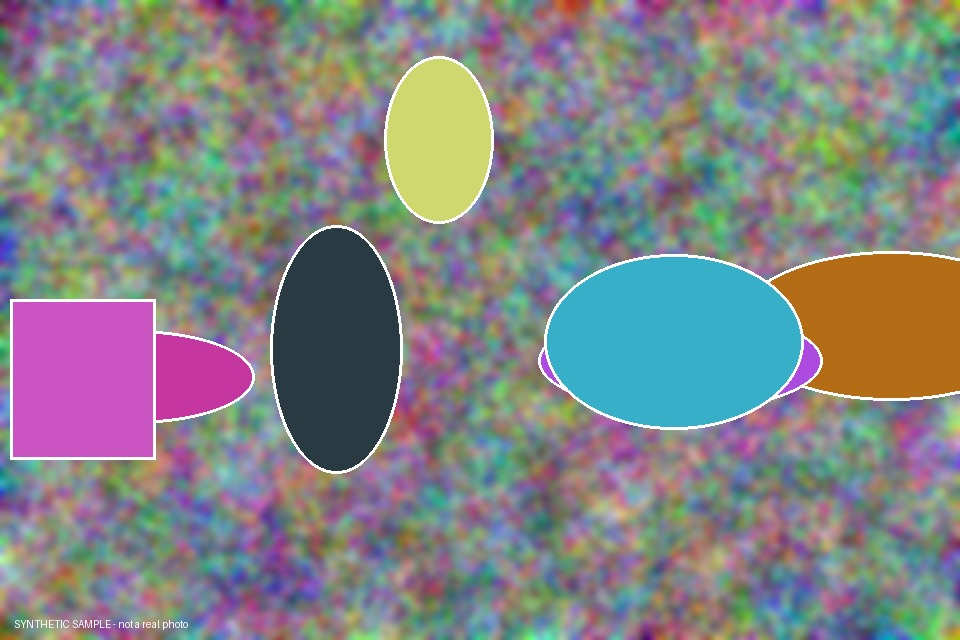
#> input picture backend/demo_assets/sample_image_b.jpg, 960 x 640 px
$ python -i trial_feature_match.py   (imports and definitions only)
#> lines starting #> are read from the running program, lines starting #| are printed output that depends on the picture
#!/usr/bin/env python3
"""Try crop/rotation-robust matching on YOUR demo image before you present.

    python scripts/trial_feature_match.py --image path/to/your_demo_photo.jpg
    python scripts/trial_feature_match.py --image a.jpg --negatives some_folder_of_other_photos/

It makes edited copies of your image (crops, resize, JPEG, rotation, mirror, brightness, a pasted box) and checks the same
matcher the tracer uses (backend/app/services/feature_match.py). It also checks that UNRELATED images do not match.

Read the result like this:
  * "insufficient features" means the image has too little texture (flat colour, a plain face crop, a logo). The matcher
    says "no evidence" for it, in both directions. Pick a more detailed photo for the demo.
  * Any unrelated image that matches is a FALSE POSITIVE. Set TRACE_FEATURE_MATCH_ENABLED=false for the demo.
  * Misses on 50% crops or smaller are expected (see docs/results/); do not promise them on stage.

Exit code: 0 fine; 1 an unrelated image matched; 2 the image is unsuitable (too few features / unreadable).
Needs: pip install opencv-python-headless pillow numpy   (already in backend/requirements.txt)
"""
from __future__ import annotations

import argparse
import importlib.util
import io
import json
import sys
from pathlib import Path

from PIL import Image, ImageDraw, ImageEnhance

ROOT = Path(__file__).resolve().parent.parent
FM_PATH = ROOT / "backend" / "app" / "services" / "feature_match.py"
DEMO_ASSETS = ROOT / "backend" / "demo_assets"


# [6 lines left out: function load_matcher, not called in this run]


def _crop(img: Image.Image, frac: float, anchor: str = "center") -> Image.Image:
    w, h = img.size
    cw, ch = max(8, int(w * frac)), max(8, int(h * frac))
    left = (w - cw) // 2 if anchor == "center" else 0
    top = (h - ch) // 2 if anchor == "center" else 0
    return img.crop((left, top, left + cw, top + ch))


def _jpeg(img: Image.Image, q: int) -> Image.Image:
    buf = io.BytesIO()
    img.convert("RGB").save(buf, "JPEG", quality=q)
    return Image.open(io.BytesIO(buf.getvalue())).convert("RGB")


def _pasted_box(img: Image.Image) -> Image.Image:
    out = img.copy()
    d = ImageDraw.Draw(out)
    w, h = out.size
    d.rectangle((int(w * .05), int(h * .80), int(w * .45), int(h * .95)), fill=(15, 15, 15))   # a caption / censor bar
    return out


def _screenshot(img: Image.Image) -> Image.Image:
    w, h = img.size
    canvas = Image.new("RGB", (int(w * 1.3), int(h * 1.5)), (245, 245, 245))
    canvas.paste(img.resize((int(w * 0.9), int(h * 0.9))), (int(w * 0.2), int(h * 0.3)))
    return _jpeg(canvas.resize((canvas.width // 2, canvas.height // 2)), 55)


def variants(img: Image.Image) -> list[tuple[str, Image.Image, bool]]:
    """(name, image, expected_to_match_in_principle). The last column marks edits the matcher is not expected to survive."""
    return [
        ("identical copy", img, True),
        ("JPEG quality 30", _jpeg(img, 30), True),
        ("resize 50%", img.resize((max(8, img.width // 2), max(8, img.height // 2))), True),
        ("crop 90% (centre)", _crop(img, .90), True),
        ("crop 75% (centre)", _crop(img, .75), True),
        ("crop 60% (centre)", _crop(img, .60), True),
        ("crop 50% (corner)", _crop(img, .50, "corner"), False),
        ("crop 35% (centre)", _crop(img, .35), False),
        ("rotate 10 degrees", img.rotate(10, expand=True, fillcolor=(0, 0, 0)), True),
        ("mirror (flip left-right)", img.transpose(Image.Transpose.FLIP_LEFT_RIGHT), True),
        ("brightness +25% / contrast -15%", ImageEnhance.Contrast(ImageEnhance.Brightness(img).enhance(1.25)).enhance(0.85), True),
        ("black bar pasted over 15%", _pasted_box(img), True),
        ("screenshot (border + shrink + JPEG 55)", _screenshot(img), True),
    ]


# [86 lines left out: functions negatives_from, run, render, main, not called in this run]


# [2 lines not run here, left out]

>>> from PIL import Image
>>> picture = Image.open('../backend/demo_assets/sample_image_b.jpg')
#> picture is the input picture: PIL image 960x640 RGB; mean R, G, B 130, 131.4, 133.1
>>> result = variants(picture)
#> in _crop, `w, h = img.size`: w = 960; h = 640
#> in _crop, `cw, ch = max(8, int(w * frac)), max(8, int(h * frac))`: cw = 864; ch = 576
#> in _crop, `left = (w - cw) // 2 if anchor == "center" else 0`: left = 48
#> in _crop, `top = (h - ch) // 2 if anchor == "center" else 0`: top = 32
#> in _crop, `return img.crop((left, top, left + cw, top + ch))`:
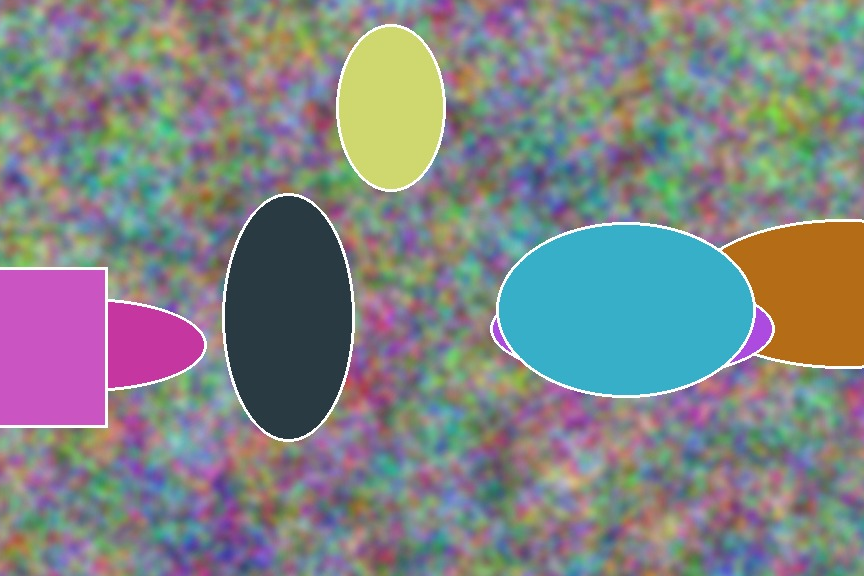
#> returned value: PIL image 864x576 RGB; mean R, G, B 128.8, 131.8, 133.5
#> call 2 of _crop, with frac = 0.75, anchor = 'center'
#> in _crop (call 2), `cw, ch = max(8, int(w * frac)), max(8, int(h * frac))`: cw = 720; ch = 480
#> in _crop (call 2), `left = (w - cw) // 2 if anchor == "center" else 0`: left = 120
#> in _crop (call 2), `top = (h - ch) // 2 if anchor == "center" else 0`: top = 80
#> in _crop (call 2), `return img.crop((left, top, left + cw, top + ch))`:
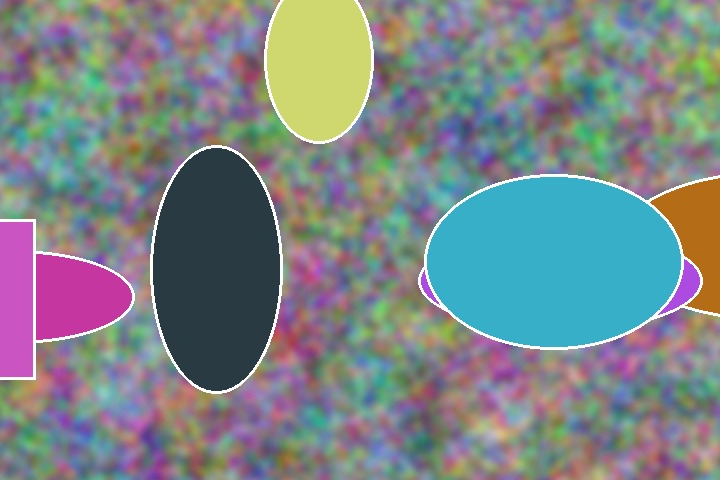
#> returned value: PIL image 720x480 RGB; mean R, G, B 124.1, 132.8, 135.1
#> call 3 of _crop, with frac = 0.6, anchor = 'center'
#> in _crop (call 3), `cw, ch = max(8, int(w * frac)), max(8, int(h * frac))`: cw = 576; ch = 384
#> in _crop (call 3), `left = (w - cw) // 2 if anchor == "center" else 0`: left = 192
#> in _crop (call 3), `top = (h - ch) // 2 if anchor == "center" else 0`: top = 128
#> in _crop (call 3), `return img.crop((left, top, left + cw, top + ch))`:
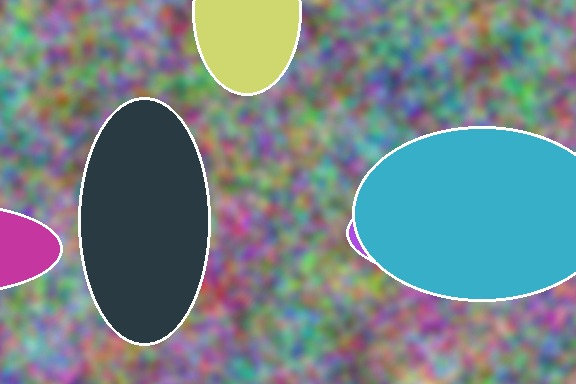
#> returned value: PIL image 576x384 RGB; mean R, G, B 114.6, 132.3, 136.1
#> call 4 of _crop, with frac = 0.5, anchor = 'corner'
#> in _crop (call 4), `cw, ch = max(8, int(w * frac)), max(8, int(h * frac))`: cw = 480; ch = 320
#> in _crop (call 4), `left = (w - cw) // 2 if anchor == "center" else 0`: left = 0
#> in _crop (call 4), `return img.crop((left, top, left + cw, top + ch))`:
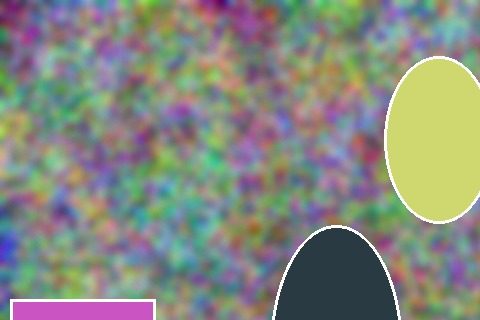
#> returned value: PIL image 480x320 RGB; mean R, G, B 133.1, 137.2, 126.5
#> in _crop (call 5), `cw, ch = max(8, int(w * frac)), max(8, int(h * frac))`: cw = 336; ch = 224
#> in _crop (call 5), `left = (w - cw) // 2 if anchor == "center" else 0`: left = 312
#> in _crop (call 5), `top = (h - ch) // 2 if anchor == "center" else 0`: top = 208
#> in _crop (call 5), `return img.crop((left, top, left + cw, top + ch))`:
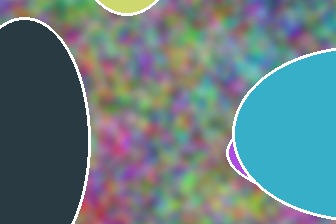
#> returned value: PIL image 336x224 RGB; mean R, G, B 101, 124.9, 129.6
#> in _screenshot, `w, h = img.size`: w = 960; h = 640
#> in _screenshot, `canvas = Image.new("RGB", (int(w * 1.3), int(h * 1.5)), (245, 245, 245))`: canvas: PIL image 1248x960 RGB; every value is 245
#> in _screenshot, `canvas.paste(img.resize((int(w * 0.9), int(h * 0.9))), (int(w * 0.2), ..`:
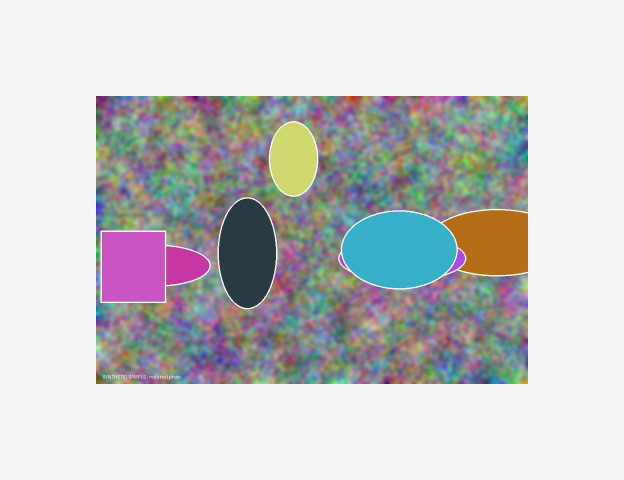
#> canvas: PIL image 1248x960 RGB (shown at 1/2 size); mean R, G, B 197.2, 197.8, 198.5
#> call 2 of _jpeg, with q = 55
#> in _jpeg (call 2), `img.convert("RGB").save(buf, "JPEG", quality=q)`:
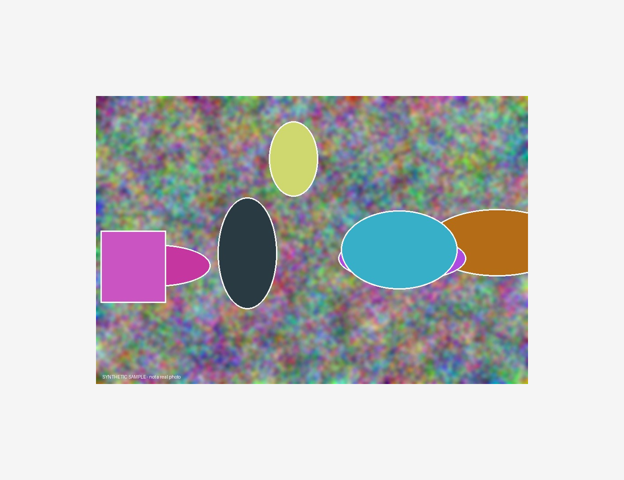
#> img: PIL image 624x480 RGB; mean R, G, B 197.2, 197.8, 198.5
#> result = 13 items
